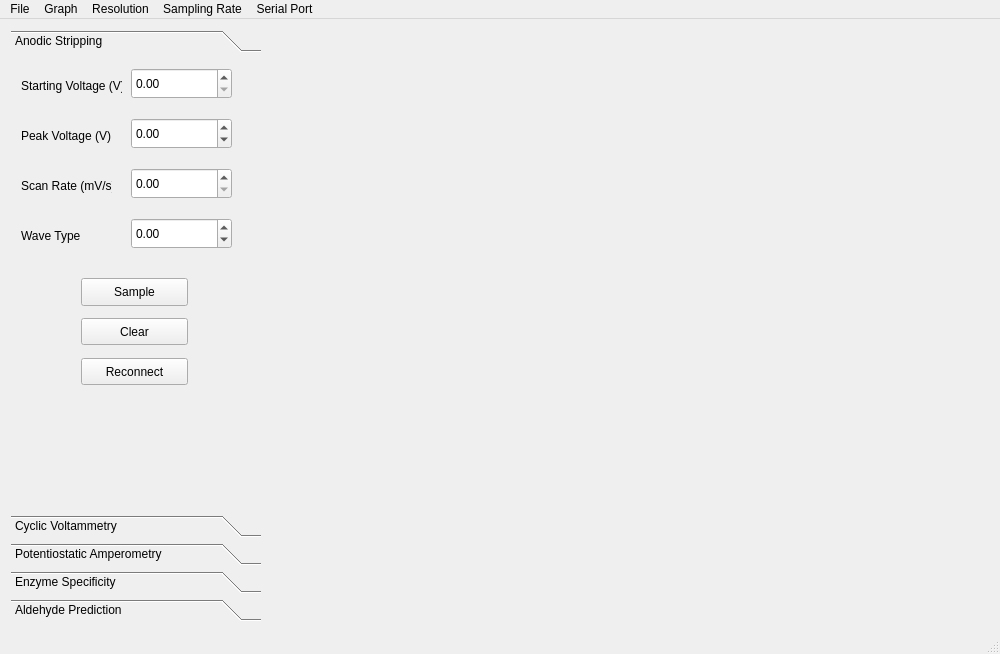
<?xml version="1.0" encoding="UTF-8"?>
<ui version="4.0">
 <class>MainWindow</class>
 <widget class="QMainWindow" name="MainWindow">
  <property name="geometry">
   <rect>
    <x>0</x>
    <y>0</y>
    <width>1000</width>
    <height>654</height>
   </rect>
  </property>
  <property name="windowTitle">
   <string>QCustomPlot plot examples</string>
  </property>
  <widget class="QWidget" name="centralWidget">
   <layout class="QHBoxLayout" name="horizontalLayout">
    <item>
     <widget class="QToolBox" name="toolBox2">
      <property name="maximumSize">
       <size>
        <width>250</width>
        <height>16777215</height>
       </size>
      </property>
      <widget class="QWidget" name="toolBoxPage1_2">
       <property name="geometry">
        <rect>
         <x>0</x>
         <y>0</y>
         <width>250</width>
         <height>417</height>
        </rect>
       </property>
       <attribute name="label">
        <string>Anodic Stripping</string>
       </attribute>
       <widget class="QPushButton" name="sampButtonAS">
        <property name="geometry">
         <rect>
          <x>70</x>
          <y>220</y>
          <width>107</width>
          <height>28</height>
         </rect>
        </property>
        <property name="text">
         <string>Sample</string>
        </property>
       </widget>
       <widget class="QPushButton" name="reconButton">
        <property name="geometry">
         <rect>
          <x>70</x>
          <y>300</y>
          <width>107</width>
          <height>27</height>
         </rect>
        </property>
        <property name="text">
         <string>Reconnect</string>
        </property>
       </widget>
       <widget class="QDoubleSpinBox" name="ASstartVolt">
        <property name="geometry">
         <rect>
          <x>120</x>
          <y>10</y>
          <width>101</width>
          <height>31</height>
         </rect>
        </property>
       </widget>
       <widget class="QLabel" name="label_4">
        <property name="geometry">
         <rect>
          <x>10</x>
          <y>20</y>
          <width>101</width>
          <height>16</height>
         </rect>
        </property>
        <property name="text">
         <string>Starting Voltage (V)</string>
        </property>
       </widget>
       <widget class="QDoubleSpinBox" name="ASscanRate">
        <property name="geometry">
         <rect>
          <x>120</x>
          <y>110</y>
          <width>101</width>
          <height>31</height>
         </rect>
        </property>
       </widget>
       <widget class="QLabel" name="label_5">
        <property name="geometry">
         <rect>
          <x>10</x>
          <y>120</y>
          <width>91</width>
          <height>16</height>
         </rect>
        </property>
        <property name="text">
         <string>Scan Rate (mV/s)</string>
        </property>
       </widget>
       <widget class="QDoubleSpinBox" name="ASpeakVolt">
        <property name="geometry">
         <rect>
          <x>120</x>
          <y>60</y>
          <width>101</width>
          <height>31</height>
         </rect>
        </property>
        <property name="minimum">
         <double>-1.000000000000000</double>
        </property>
        <property name="maximum">
         <double>1.000000000000000</double>
        </property>
        <property name="singleStep">
         <double>0.020000000000000</double>
        </property>
       </widget>
       <widget class="QLabel" name="label_6">
        <property name="geometry">
         <rect>
          <x>10</x>
          <y>170</y>
          <width>91</width>
          <height>16</height>
         </rect>
        </property>
        <property name="text">
         <string>Wave Type</string>
        </property>
       </widget>
       <widget class="QPushButton" name="clrButton">
        <property name="geometry">
         <rect>
          <x>70</x>
          <y>260</y>
          <width>107</width>
          <height>27</height>
         </rect>
        </property>
        <property name="text">
         <string>Clear</string>
        </property>
       </widget>
       <widget class="QDoubleSpinBox" name="ASwaveType">
        <property name="geometry">
         <rect>
          <x>120</x>
          <y>160</y>
          <width>101</width>
          <height>31</height>
         </rect>
        </property>
        <property name="minimum">
         <double>-1.000000000000000</double>
        </property>
        <property name="maximum">
         <double>1.000000000000000</double>
        </property>
        <property name="singleStep">
         <double>0.020000000000000</double>
        </property>
       </widget>
       <widget class="QLabel" name="label_7">
        <property name="geometry">
         <rect>
          <x>10</x>
          <y>70</y>
          <width>101</width>
          <height>16</height>
         </rect>
        </property>
        <property name="text">
         <string>Peak Voltage (V)</string>
        </property>
       </widget>
      </widget>
      <widget class="QWidget" name="toolBoxPage2_2">
       <property name="geometry">
        <rect>
         <x>0</x>
         <y>0</y>
         <width>250</width>
         <height>417</height>
        </rect>
       </property>
       <attribute name="label">
        <string>Cyclic Voltammetry</string>
       </attribute>
       <widget class="QDoubleSpinBox" name="CVstartVolt">
        <property name="geometry">
         <rect>
          <x>120</x>
          <y>10</y>
          <width>101</width>
          <height>31</height>
         </rect>
        </property>
       </widget>
       <widget class="QLabel" name="label_8">
        <property name="geometry">
         <rect>
          <x>10</x>
          <y>20</y>
          <width>101</width>
          <height>16</height>
         </rect>
        </property>
        <property name="text">
         <string>Starting Voltage (V)</string>
        </property>
       </widget>
       <widget class="QDoubleSpinBox" name="CVpeakVolt">
        <property name="geometry">
         <rect>
          <x>120</x>
          <y>60</y>
          <width>101</width>
          <height>31</height>
         </rect>
        </property>
       </widget>
       <widget class="QLabel" name="label_9">
        <property name="geometry">
         <rect>
          <x>10</x>
          <y>70</y>
          <width>91</width>
          <height>16</height>
         </rect>
        </property>
        <property name="text">
         <string>Peak Voltage (V)</string>
        </property>
       </widget>
       <widget class="QDoubleSpinBox" name="bValue_3">
        <property name="geometry">
         <rect>
          <x>120</x>
          <y>110</y>
          <width>101</width>
          <height>31</height>
         </rect>
        </property>
        <property name="minimum">
         <double>-1.000000000000000</double>
        </property>
        <property name="maximum">
         <double>1.000000000000000</double>
        </property>
        <property name="singleStep">
         <double>0.020000000000000</double>
        </property>
       </widget>
       <widget class="QLabel" name="label_10">
        <property name="geometry">
         <rect>
          <x>10</x>
          <y>120</y>
          <width>91</width>
          <height>16</height>
         </rect>
        </property>
        <property name="text">
         <string>Scan Rate (mV/s)</string>
        </property>
       </widget>
       <widget class="QPushButton" name="sampButtonCV">
        <property name="geometry">
         <rect>
          <x>70</x>
          <y>170</y>
          <width>107</width>
          <height>28</height>
         </rect>
        </property>
        <property name="text">
         <string>Sample</string>
        </property>
       </widget>
      </widget>
      <widget class="QWidget" name="toolBoxPage3_2">
       <property name="geometry">
        <rect>
         <x>0</x>
         <y>0</y>
         <width>250</width>
         <height>417</height>
        </rect>
       </property>
       <attribute name="label">
        <string>Potentiostatic Amperometry</string>
       </attribute>
       <widget class="QDoubleSpinBox" name="PApotVolt">
        <property name="geometry">
         <rect>
          <x>120</x>
          <y>60</y>
          <width>101</width>
          <height>31</height>
         </rect>
        </property>
       </widget>
       <widget class="QLabel" name="label_11">
        <property name="geometry">
         <rect>
          <x>10</x>
          <y>20</y>
          <width>101</width>
          <height>16</height>
         </rect>
        </property>
        <property name="text">
         <string>Sampling Time (s)</string>
        </property>
       </widget>
       <widget class="QDoubleSpinBox" name="PAsampTime">
        <property name="geometry">
         <rect>
          <x>120</x>
          <y>10</y>
          <width>101</width>
          <height>31</height>
         </rect>
        </property>
       </widget>
       <widget class="QLabel" name="label_12">
        <property name="geometry">
         <rect>
          <x>10</x>
          <y>70</y>
          <width>101</width>
          <height>16</height>
         </rect>
        </property>
        <property name="text">
         <string>Potential at CE (V)</string>
        </property>
       </widget>
       <widget class="QPushButton" name="sampButtonPA">
        <property name="geometry">
         <rect>
          <x>70</x>
          <y>120</y>
          <width>107</width>
          <height>28</height>
         </rect>
        </property>
        <property name="text">
         <string>Sample</string>
        </property>
       </widget>
      </widget>
      <widget class="QWidget" name="toolBoxPage4_2">
       <property name="geometry">
        <rect>
         <x>0</x>
         <y>0</y>
         <width>250</width>
         <height>417</height>
        </rect>
       </property>
       <attribute name="label">
        <string>Enzyme Specificity</string>
       </attribute>
       <widget class="QListWidget" name="listWidget">
        <property name="geometry">
         <rect>
          <x>10</x>
          <y>41</y>
          <width>221</width>
          <height>221</height>
         </rect>
        </property>
       </widget>
      </widget>
      <widget class="QWidget" name="page">
       <property name="geometry">
        <rect>
         <x>0</x>
         <y>0</y>
         <width>250</width>
         <height>417</height>
        </rect>
       </property>
       <attribute name="label">
        <string>Aldehyde Prediction</string>
       </attribute>
      </widget>
     </widget>
    </item>
    <item>
     <widget class="QCustomPlot" name="customPlot" native="true"/>
    </item>
   </layout>
  </widget>
  <widget class="QStatusBar" name="statusBar"/>
  <widget class="QMenuBar" name="menuBar">
   <property name="geometry">
    <rect>
     <x>0</x>
     <y>0</y>
     <width>1000</width>
     <height>22</height>
    </rect>
   </property>
   <widget class="QMenu" name="menuSerial_Port">
    <property name="title">
     <string>Serial Port</string>
    </property>
    <widget class="QMenu" name="menuSelect_Port">
     <property name="title">
      <string>Select Port</string>
     </property>
     <addaction name="actionPortNames"/>
     <addaction name="actionPortName2_2"/>
     <addaction name="actionPortName3_2"/>
     <addaction name="actionPortName4_2"/>
     <addaction name="actionPortName5_2"/>
    </widget>
    <addaction name="menuSelect_Port"/>
    <addaction name="separator"/>
    <addaction name="actionReconnect"/>
    <addaction name="actionDisconnect"/>
   </widget>
   <widget class="QMenu" name="menuResolution">
    <property name="title">
     <string>Resolution</string>
    </property>
    <addaction name="action_10_A"/>
    <addaction name="action_1000_nA"/>
    <addaction name="action_100_nA"/>
    <addaction name="action_10_nA"/>
   </widget>
   <widget class="QMenu" name="menuGraph">
    <property name="title">
     <string>Graph</string>
    </property>
    <addaction name="actionClear_All"/>
    <addaction name="actionReset_Axis"/>
   </widget>
   <widget class="QMenu" name="menuSampling_Rate">
    <property name="title">
     <string>Sampling Rate</string>
    </property>
    <addaction name="action2000_Hz"/>
    <addaction name="action5000_Hz"/>
    <addaction name="action10000_Hz"/>
   </widget>
   <widget class="QMenu" name="menuFile">
    <property name="title">
     <string>File</string>
    </property>
    <addaction name="actionClose"/>
    <addaction name="separator"/>
    <addaction name="actionAbout_Us"/>
   </widget>
   <addaction name="menuFile"/>
   <addaction name="menuGraph"/>
   <addaction name="menuResolution"/>
   <addaction name="menuSampling_Rate"/>
   <addaction name="menuSerial_Port"/>
  </widget>
  <action name="actionDisconnect">
   <property name="text">
    <string>Disconnect</string>
   </property>
  </action>
  <action name="actionReconnect">
   <property name="text">
    <string>Reconnect</string>
   </property>
  </action>
  <action name="action_10_A">
   <property name="text">
    <string>+/- 10 µA</string>
   </property>
  </action>
  <action name="action_1000_nA">
   <property name="text">
    <string>+/- 1000 nA</string>
   </property>
  </action>
  <action name="action_100_nA">
   <property name="text">
    <string>+/- 100 nA</string>
   </property>
  </action>
  <action name="action_10_nA">
   <property name="text">
    <string>+/- 10 nA</string>
   </property>
  </action>
  <action name="actionClear_All">
   <property name="text">
    <string>Clear All</string>
   </property>
  </action>
  <action name="actionReset_Axis">
   <property name="text">
    <string>Reset Axis</string>
   </property>
  </action>
  <action name="action2000_Hz">
   <property name="text">
    <string>2000 Hz</string>
   </property>
  </action>
  <action name="action5000_Hz">
   <property name="text">
    <string>5000 Hz</string>
   </property>
  </action>
  <action name="action10000_Hz">
   <property name="text">
    <string>10000 Hz</string>
   </property>
  </action>
  <action name="actionPortNames">
   <property name="text">
    <string>PortName1</string>
   </property>
  </action>
  <action name="actionClose">
   <property name="text">
    <string>Close</string>
   </property>
  </action>
  <action name="actionAbout_Us">
   <property name="text">
    <string>About Us</string>
   </property>
  </action>
  <action name="actionPortName2">
   <property name="text">
    <string>PortName2</string>
   </property>
  </action>
  <action name="actionPortName3">
   <property name="text">
    <string>PortName3</string>
   </property>
  </action>
  <action name="actionPortName4">
   <property name="text">
    <string>PortName4</string>
   </property>
  </action>
  <action name="actionPortName5">
   <property name="text">
    <string>PortName5</string>
   </property>
  </action>
  <action name="actionPortName6">
   <property name="text">
    <string>PortName6</string>
   </property>
  </action>
  <action name="actionPortName2_2">
   <property name="text">
    <string>PortName2</string>
   </property>
  </action>
  <action name="actionPortName3_2">
   <property name="text">
    <string>PortName3</string>
   </property>
  </action>
  <action name="actionPortName4_2">
   <property name="text">
    <string>PortName4</string>
   </property>
  </action>
  <action name="actionPortName5_2">
   <property name="text">
    <string>PortName5</string>
   </property>
  </action>
 </widget>
 <layoutdefault spacing="6" margin="11"/>
 <customwidgets>
  <customwidget>
   <class>QCustomPlot</class>
   <extends>QWidget</extends>
   <header>../../qcustomplot.h</header>
   <container>1</container>
  </customwidget>
 </customwidgets>
 <resources/>
 <connections/>
</ui>
